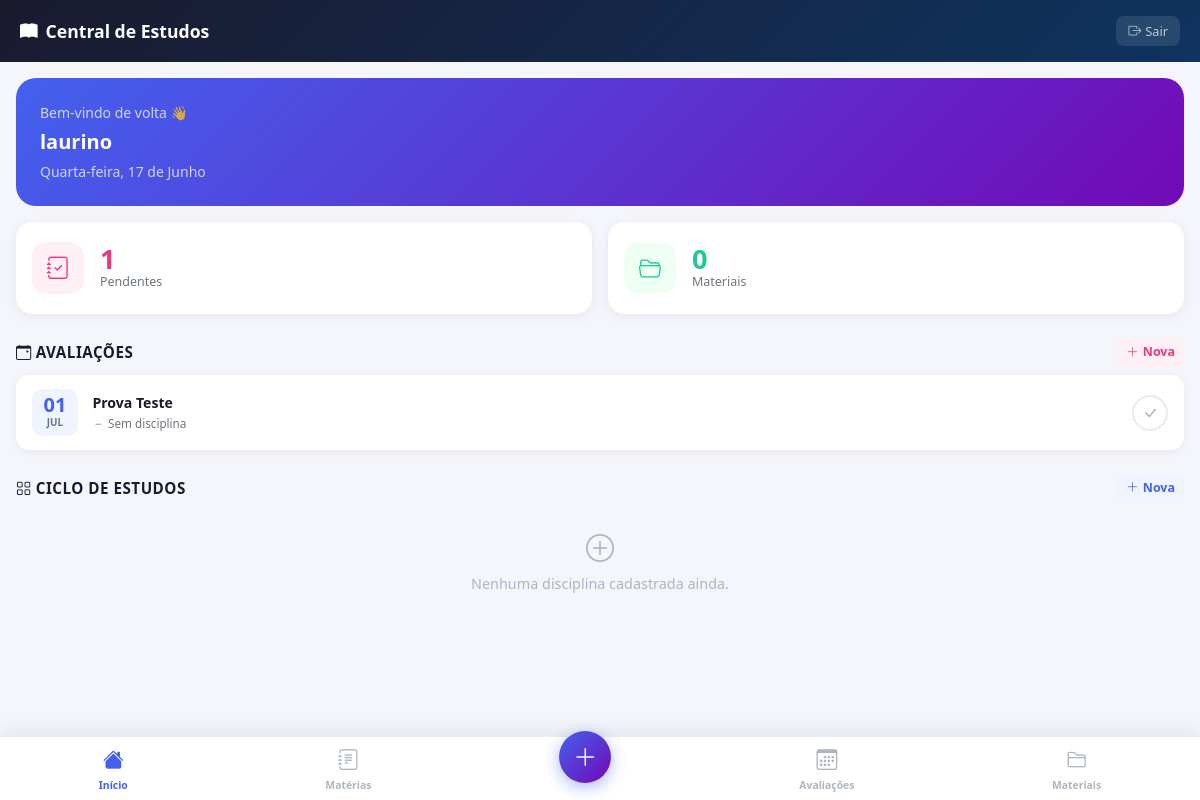
Page /dashboard/ (signed in) on the earlier database version.
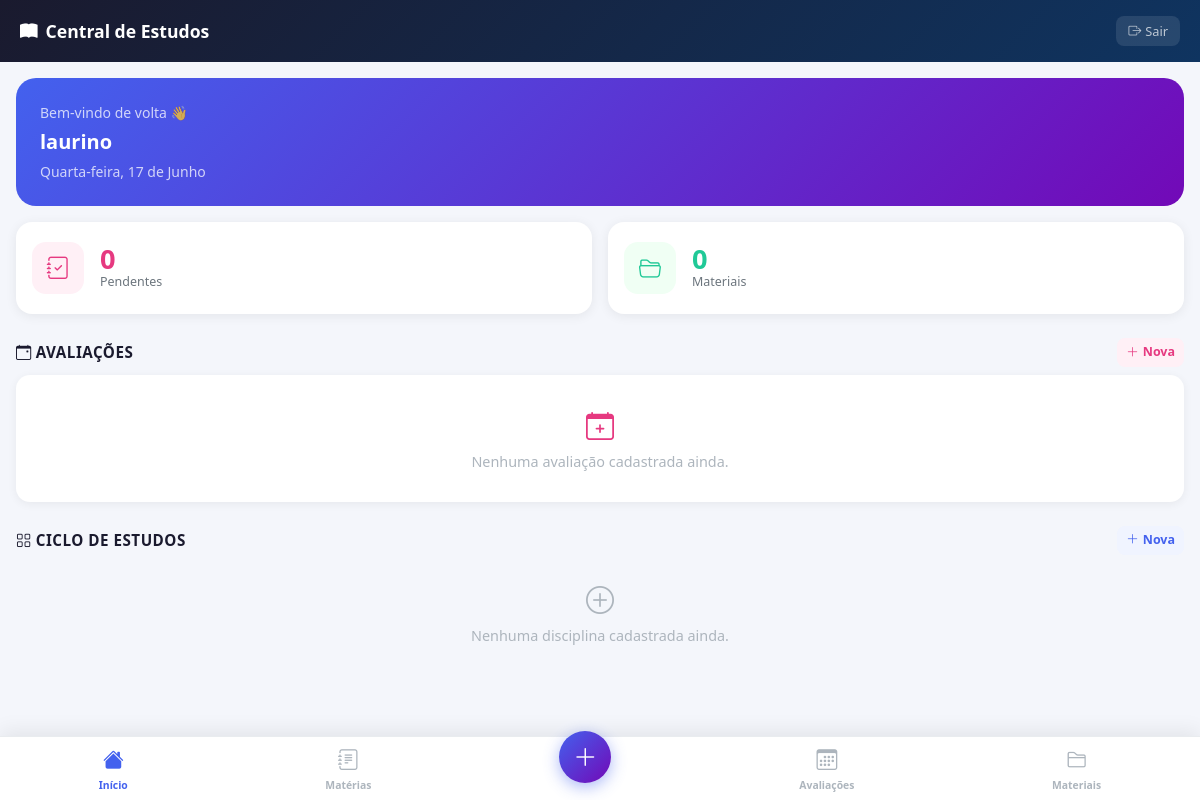
Same page on the later database version.
### estudos/models.py (models this page shows, shortened)
class Avaliacao(models.Model):
    titulo = models.CharField(max_length=100)
    data_prova = models.DateField()
    data_prazo = models.DateField(blank=True, null=True)
    conteudo = models.TextField(blank=True, null=True)
    estudo_concluido = models.BooleanField(default=False)
    disciplina = models.ForeignKey(
        Disciplina,
        on_delete=models.SET_NULL,
        null=True,
        blank=True,
        related_name='avaliacoes'
    )
    conteudos_cobrados = models.ManyToManyField(
        ConteudoAula,
        blank=True,
        related_name='avaliacoes'
    )
    usuario = models.ForeignKey(
        User,
        on_delete=models.CASCADE,
        related_name='avaliacoes'
    )

### estudos/views.py (the view)
# urls.py: path('dashboard/', views.dashboard, name='dashboard'),
@login_required
def dashboard(request):
    hoje = timezone.now().date()
    disciplinas = Disciplina.objects.filter(usuario=request.user)
    todas_avaliacoes = (
        Avaliacao.objects
        .filter(usuario=request.user)
        .order_by('estudo_concluido', 'data_prova')
    )
    pendentes_count = todas_avaliacoes.filter(estudo_concluido=False).count()
    materiais_count = MaterialEstudo.objects.filter(
        disciplina__usuario=request.user
    ).count()
    context = {
        'disciplinas': disciplinas,
        'todas_avaliacoes': todas_avaliacoes,
        'pendentes_count': pendentes_count,
        'materiais_count': materiais_count,
        'hoje': hoje,
    }
    return render(request, 'estudos/dashboard.html', context)

### estudos/templates/estudos/dashboard.html (shortened to what this page needs)
<!DOCTYPE html>
<html lang="pt-br">
<head>
  <link href="https://cdn.jsdelivr.net/npm/bootstrap@5.3.3/dist/css/bootstrap.min.css" rel="stylesheet">
  <link href="https://cdn.jsdelivr.net/npm/bootstrap-icons@1.11.3/font/bootstrap-icons.min.css" rel="stylesheet">
</head>
<body>
  <div class="topbar d-flex justify-content-between align-items-center">
    <span class="brand"><i class="bi bi-book-fill me-2"></i>Central de Estudos</span>
    <form method="post" action="{% url 'logout' %}" style="margin:0;">
      <button type="submit" class="btn-logout">
        <i class="bi bi-box-arrow-right me-1"></i>Sair
      </button>
    </form>
  </div>
  <div class="content-wrap">
    <div class="greeting-card mb-3">
      <div class="small opacity-75 mb-1">Bem-vindo de volta 👋</div>
      <div class="username">{{ request.user.get_full_name|default:request.user.username }}</div>
      <div class="small opacity-75 mt-1">{{ hoje|date:"l, d \d\e F" }}</div>
    </div>
    <div class="row g-3 mb-4">
      <div class="col-6">
        <div class="stat-card bg-white">
          <div class="stat-icon" style="background:#fff0f6;">
            <i class="bi bi-journal-check" style="color:#e63980;"></i>
          </div>
          <div>
            <div class="stat-value" style="color:#e63980;">{{ pendentes_count }}</div>
            <div class="stat-label">Pendentes</div>
          </div>
        </div>
      </div>
      <div class="col-6">
        <div class="stat-card bg-white">
          <div class="stat-icon" style="background:#f0fff4;">
            <i class="bi bi-folder2-open" style="color:#20c997;"></i>
          </div>
          <div>
            <div class="stat-value" style="color:#20c997;">{{ materiais_count }}</div>
            <div class="stat-label">Materiais</div>
          </div>
        </div>
      </div>
    </div>
    <div class="d-flex justify-content-between align-items-center mb-2">
      <div class="section-title"><i class="bi bi-calendar-event me-1"></i>Avaliações</div>
      <a href="{% url 'adicionar_avaliacao' %}" class="btn btn-sm" style="background:#fff0f6; color:#e63980; border-radius:8px; font-size:0.78rem; font-weight:600;">
        <i class="bi bi-plus-lg me-1"></i>Nova
      </a>
    </div>
    {% if todas_avaliacoes %}
      {% for av in todas_avaliacoes %}
        <div class="avaliacao-card {% if av.estudo_concluido %}concluida{% endif %}">
          <div class="avaliacao-date">
            <div class="day">{{ av.data_prova|date:"d" }}</div>
            <div class="month">{{ av.data_prova|date:"M" }}</div>
          </div>
          <div class="avaliacao-info">
            <div class="avaliacao-title">{{ av.titulo }}</div>
            <div class="avaliacao-sub">
              {% if av.disciplina %}
                <i class="bi bi-circle-fill me-1" style="font-size:0.45rem; color:{{ av.disciplina.cor_identificacao }}; vertical-align:middle;"></i>
                {{ av.disciplina.nome }}
              {% else %}
                <i class="bi bi-dash me-1"></i>Sem disciplina
              {% endif %}
            </div>
          </div>
          {% if av.estudo_concluido %}
            <div class="d-flex align-items-center gap-2">
              <div class="badge-concluida"><i class="bi bi-check-circle-fill"></i></div>
              <a href="{% url 'remover_avaliacao' av.pk %}"
                 class="btn-remover-av"
                 title="Apagar avaliação"
                 onclick="return confirm('Apagar \'{{ av.titulo }}\' permanentemente?')">
                <i class="bi bi-trash3"></i>
              </a>
            </div>
          {% else %}
            <a href="{% url 'concluir_avaliacao' av.pk %}" class="btn-concluir" title="Marcar como concluída">
              <i class="bi bi-check-lg"></i>
            </a>
          {% endif %}
        </div>
      {% endfor %}
    {% else %}
      <div class="avaliacao-card">
        <div class="empty-state w-100">
          <i class="bi bi-calendar-plus d-block fs-3 mb-1" style="color:#e63980;"></i>
          Nenhuma avaliação cadastrada ainda.
        </div>
      </div>
    {% endif %}
    <div class="d-flex justify-content-between align-items-center mt-4 mb-2">
      <div class="section-title"><i class="bi bi-grid me-1"></i>Ciclo de Estudos</div>
      <div class="d-flex gap-2 align-items-center">
        <a href="{% url 'adicionar_disciplina' %}" class="btn btn-sm" style="background:#f0f4ff; color:#4361ee; border-radius:8px; font-size:0.78rem; font-weight:600;">
          <i class="bi bi-plus-lg me-1"></i>Nova
        </a>
      </div>
    </div>
    <div>
      {% if disciplinas %}
        {% for d in disciplinas %}
          {% if d.horas_ciclo > 0 %}
            {% widthratio d.horas_concluidas d.horas_ciclo 100 as pct %}
          {% else %}
          {% endif %}
          <div class="disciplina-card">
            <div class="disciplina-card-header">
              <span class="disciplina-dot" style="background: {{ d.cor_identificacao }};"></span>
              <span class="disciplina-nome">{{ d.nome }}</span>
              <span class="disciplina-horas">{{ d.horas_concluidas }}/{{ d.horas_ciclo }}h</span>
            </div>
            <div class="disciplina-card-body">
              <div class="ciclo-progress">
                <div class="ciclo-progress-bar"
                     style="width: {% widthratio d.horas_concluidas d.horas_ciclo 100 %}%; background: {{ d.cor_identificacao }};"></div>
              </div>
            </div>
            <div class="disciplina-card-footer">
              {% if d.horas_concluidas >= d.horas_ciclo %}
                <span class="btn-hora meta"><i class="bi bi-check-circle-fill me-1"></i>Meta Atingida!</span>
              {% else %}
                <a href="{% url 'registrar_hora_estudo' d.pk %}" class="btn-hora ativo">
                  <i class="bi bi-plus-lg me-1"></i>+1 Hora
                </a>
              {% endif %}
              <a href="{% url 'listar_conteudos' d.pk %}"
                 class="btn-hora ativo ms-1"
                 title="Ver conteúdos das aulas"
                 style="background:#f0fff4; color:#20c997;">
                <i class="bi bi-journal-text me-1"></i>Conteúdos
                {% with total=d.conteudos.count %}
                  {% if total %}<span class="badge rounded-pill ms-1" style="background:#20c997; color:#fff; font-size:0.65rem;">{{ total }}</span>{% endif %}
                {% endwith %}
              </a>
              <span class="ms-auto"></span>
              <a href="{% url 'remover_disciplina' d.pk %}"
                 class="btn-remover-disc"
                 title="Remover matéria"
                 onclick="return confirm('Remover \'{{ d.nome }}\'? As avaliações vinculadas ficarão sem matéria.')">
                <i class="bi bi-trash3"></i>
              </a>
            </div>
          </div>
        {% endfor %}
      {% else %}
        <p class="empty-state"><i class="bi bi-plus-circle d-block fs-3 mb-1"></i>Nenhuma disciplina cadastrada ainda.</p>
      {% endif %}
    </div>
  </div>
  <nav class="nav-bottom">
    <a href="{% url 'dashboard' %}" class="nav-item-btn active">
      <i class="bi bi-house-fill"></i>Início
    </a>
    <a href="{% url 'adicionar_disciplina' %}" class="nav-item-btn">
      <i class="bi bi-journal-text"></i>Matérias
    </a>
    <div class="fab-container" style="z-index:201;">
      <button class="fab-main" id="fabBtn" onclick="toggleFab()">
        <i class="bi bi-plus-lg"></i>
      </button>
    </div>
    <a href="{% url 'adicionar_avaliacao' %}" class="nav-item-btn">
      <i class="bi bi-calendar3"></i>Avaliações
    </a>
    <a href="#" class="nav-item-btn">
      <i class="bi bi-folder2"></i>Materiais
    </a>
  </nav>
</body>
</html>

### estudos/templates/estudos/dashboard.html (style rules this page uses)
body { background: #f4f6fb; font-family: 'Segoe UI', sans-serif; }
.topbar { background: linear-gradient(135deg, #1a1a2e 0%, #0f3460 100%); padding: 1rem 1.25rem; position: sticky; top: 0; z-index: 100; }
.topbar .brand { color: #fff; font-weight: 700; font-size: 1.1rem; }
.topbar .btn-logout { color: rgba(255,255,255,0.7); font-size: 0.8rem; background: rgba(255,255,255,0.1); border: none; border-radius: 8px; padding: 0.35rem 0.75rem; }
.greeting-card { background: linear-gradient(135deg, #4361ee, #7209b7); border-radius: 20px; padding: 1.5rem; color: #fff; border: none; }
.greeting-card .username { font-size: 1.25rem; font-weight: 700; }
.stat-card { border: none; border-radius: 16px; padding: 1.25rem 1rem; display: flex; align-items: center; gap: 1rem; box-shadow: 0 2px 12px rgba(0,0,0,0.07); }
.stat-icon { width: 52px; height: 52px; border-radius: 14px; display: flex; align-items: center; justify-content: center; font-size: 1.4rem; flex-shrink: 0; }
.stat-value { font-size: 1.7rem; font-weight: 800; line-height: 1; }
.stat-label { font-size: 0.78rem; color: #6c757d; font-weight: 500; }
.section-title { font-size: 0.95rem; font-weight: 700; color: #1a1a2e; text-transform: uppercase; letter-spacing: 0.5px; margin-bottom: 0; }
.avaliacao-card { background: #fff; border: none; border-radius: 14px; padding: 0.85rem 1rem; box-shadow: 0 2px 10px rgba(0,0,0,0.06); display: flex; align-items: center; gap: 0.9rem; margin-bottom: 0.6rem; transition: opacity 0.2s; }
.empty-state { color: #adb5bd; text-align: center; padding: 1rem; font-size: 0.9rem; }
.nav-bottom { position: fixed; bottom: 0; left: 0; right: 0; background: #fff; border-top: 1px solid #e9ecef; display: flex; justify-content: space-around; align-items: center; padding: 0.5rem 0 0.4rem; z-index: 200; box-shadow: 0 -4px 20px rgba(0,0,0,0.08); }
.nav-item-btn { display: flex; flex-direction: column; align-items: center; color: #adb5bd; text-decoration: none; font-size: 0.65rem; font-weight: 600; gap: 2px; padding: 0 0.6rem; }
.nav-item-btn.active, .nav-item-btn:hover { color: #4361ee; }
.nav-item-btn i { font-size: 1.3rem; }
.fab-container { position: relative; display: flex; flex-direction: column; align-items: center; }
.fab-main { width: 52px; height: 52px; background: linear-gradient(135deg, #4361ee, #7209b7); border: none; border-radius: 50%; display: flex; align-items: center; justify-content: center; box-shadow: 0 4px 16px rgba(67,97,238,0.45); cursor: pointer; transition: transform 0.2s; margin-top: -24px; }
.fab-main i { color: #fff; font-size: 1.5rem; transition: transform 0.25s; }
.content-wrap { padding: 1rem 1rem 6rem; }

Differences in the rows shown:
removed Avaliacao: data_prova "01", data_prova "JUL", titulo "Prova Teste", shows "Sem disciplina", estudo_concluido False (drawn)
Other differences:
{{ pendentes_count }}: "1" → "0"
text now shown: "Nenhuma avaliação cadastrada ainda."
